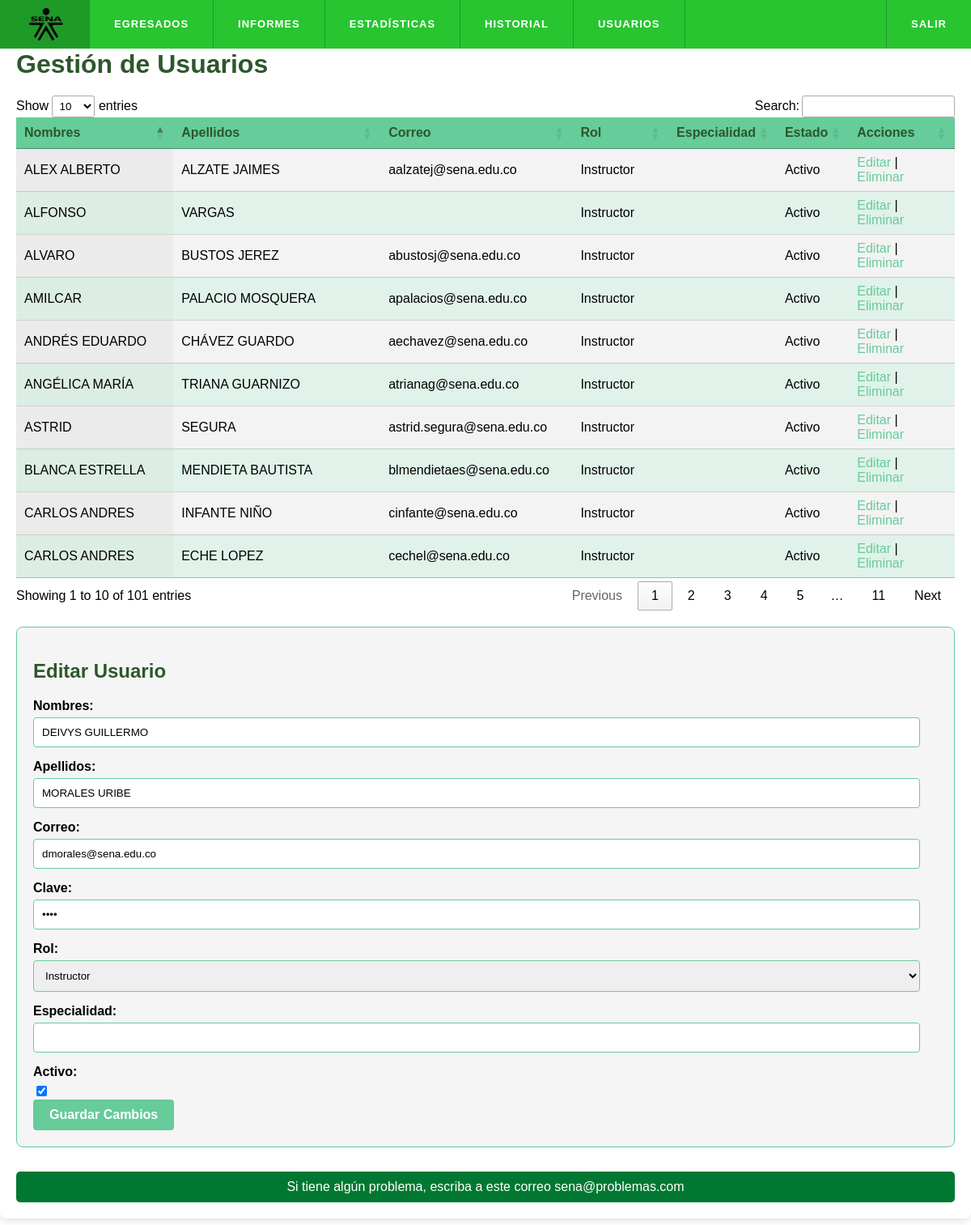
Screenshot of /Usuarios/index.php?edit=3 with the database file from the repository.
### tables this page shows
CREATE TABLE `t_usuarios` (
  `Id_usuario` int(11) NOT NULL,
  `Nombres` varchar(100) NOT NULL,
  `Apellidos` varchar(100) NOT NULL,
  `Correo` varchar(100) DEFAULT NULL,
  `Clave` varchar(255) DEFAULT NULL,
  `Rol` enum('Administrador','Instructor','Encargado') NOT NULL,
  `Especialidad` varchar(100) DEFAULT NULL,
  `Estado_Usuario` tinyint(1) NOT NULL DEFAULT 1
);

### Usuarios/index.php (the view, shortened to what this page needs)
<?php
include('../Conexion/conexion.php');
$sql = "SELECT * FROM t_usuarios";
$result = $conexion->query($sql);
$usuarios = $result->fetch_all(MYSQLI_ASSOC);
?>
<!DOCTYPE html>
<html lang="es">
<head>
    <link rel="stylesheet" href="//cdn.datatables.net/1.13.3/css/jquery.dataTables.min.css">
    <link rel="stylesheet" href="path/to/style.css">
</head>
<body>
    <?php include '../Menu/menu.php'; ?>
    <h1>Gestión de Usuarios</h1>
    <table id="usuarios" class="display">
        <thead>
            <tr>
                <th>Nombres</th>
                <th>Apellidos</th>
                <th>Correo</th>
                <th>Rol</th>
                <th>Especialidad</th>
                <th>Estado</th>
                <th>Acciones</th>
            </tr>
        </thead>
        <tbody>
            <?php foreach ($usuarios as $usuario): ?>
                <tr>
                    <td><?= $usuario['Nombres'] ?></td>
                    <td><?= $usuario['Apellidos'] ?></td>
                    <td><?= $usuario['Correo'] ?></td>
                    <td><?= $usuario['Rol'] ?></td>
                    <td><?= $usuario['Especialidad'] ?></td>
                    <td><?= $usuario['Estado_Usuario'] ? 'Activo' : 'Inactivo' ?></td>
                    <td>
                        <a href="index.php?edit=<?= $usuario['Id_usuario'] ?>">Editar</a> |
                        <a href="index.php?delete=<?= $usuario['Id_usuario'] ?>" onclick="return confirm('¿Estás seguro de que deseas eliminar este usuario?')">Eliminar</a>
                    </td>
                </tr>
            <?php endforeach; ?>
        </tbody>
    </table>
    <?php
    $editUser = null;
    if (isset($_GET['edit'])) {
        $id = $_GET['edit'];
        $result = $conexion->query("SELECT * FROM t_usuarios WHERE Id_usuario='$id'");
        $editUser = $result->fetch_assoc();
    }
    ?>
    <div id="userForm">
        <h2><?= $editUser ? 'Editar Usuario' : 'Crear Usuario' ?></h2>
        <form method="POST" action="index.php">
            <label for="nombres">Nombres:</label>
            <input type="text" id="nombres" name="nombres" value="<?= $editUser['Nombres'] ?? '' ?>" required>
            <br>
            <label for="apellidos">Apellidos:</label>
            <input type="text" id="apellidos" name="apellidos" value="<?= $editUser['Apellidos'] ?? '' ?>" required>
            <br>
            <label for="correo">Correo:</label>
            <input type="email" id="correo" name="correo" value="<?= $editUser['Correo'] ?? '' ?>" required>
            <br>
            <label for="clave">Clave:</label>
            <input type="password" id="clave" name="clave" value="<?= $editUser['Clave'] ?? '' ?>" required>
            <br>
            <label for="rol">Rol:</label>
            <select id="rol" name="rol" required>
                <option value="Instructor" <?= isset($editUser) && $editUser['Rol'] == 'Instructor' ? 'selected' : '' ?>>Instructor</option>
            </select>
            <br>
            <label for="especialidad">Especialidad:</label>
            <input type="text" id="especialidad" name="especialidad" value="<?= $editUser['Especialidad'] ?? '' ?>" required>
            <br>
            <label for="estado">Activo:</label>
            <input type="checkbox" id="estado" name="estado" <?= $editUser && $editUser['Estado_Usuario'] ? 'checked' : '' ?>>
            <br>
            <button type="submit"><?= $editUser ? 'Guardar Cambios' : 'Crear Usuario' ?></button>
        </form>
    </div>
    <footer>
        Si tiene algún problema, escriba a este correo sena@problemas.com
    </footer>
</body>
</html>

### Usuarios/style.css (style rules this page uses)
body { margin-top: 20px; width: 100%; margin: 20px auto; max-width: 1200px; padding: 20px; background: #ffffff; border-radius: 8px; box-shadow: 0 4px 8px rgba(0,0,0,0.1); font-family: Arial, sans-serif; }
h1 { color: #2d572c; margin-bottom: 20px; }
table { width: 100%; border-collapse: collapse; margin-top: 20px; }
table thead { background-color: #66CC99; color: #ffffff; }
table thead th { padding: 10px; text-align: left; }
table tbody tr:nth-child(even) { background-color: #e0f2e9; }
table tbody tr:nth-child(odd) { background-color: #f9f9f9; }
table tbody td { padding: 10px; }
table tbody td a { color: #66CC99; text-decoration: none; }
#userForm { margin-top: 20px; padding: 20px; border: 1px solid #66CC99; border-radius: 8px; background-color: #f5f5f5; }
#userForm h2 { color: #2d572c; }
#userForm label { display: block; margin-bottom: 5px; font-weight: bold; }
#userForm input[type="text"], #userForm input[type="email"], #userForm input[type="password"], #userForm select { width: calc(100% - 22px); padding: 10px; margin-bottom: 15px; border: 1px solid #66CC99; border-radius: 4px; box-sizing: border-box; }
#userForm input[type="checkbox"] { margin-right: 10px; }
#userForm button { background-color: #66CC99; color: #ffffff; border: none; padding: 10px 20px; border-radius: 4px; font-size: 16px; cursor: pointer; font-weight: bold; }

### Usuarios/index.php (style rules this page uses)
body { margin-top: 30px; width: 100%; margin: 20px auto; max-width: 1200px; padding: 20px; background: #ffffff; border-radius: 8px; box-shadow: 0 4px 8px rgba(0,0,0,0.1); overflow-x: auto; font-family: Arial, sans-serif; }
footer { text-align: center; padding: 10px; margin-top: 30px; background-color: #007832; color: #fff; border-radius: 5px; }
table.dataTable thead { background-color: #66CC99; color: #2d572c; font-weight: bold; }
table.dataTable tbody tr { background-color: #f9f9f9; }
table.dataTable tbody tr:nth-child(even) { background-color: #e0f2e9; }
table.dataTable td { color: #000; }
h1 { color: #2d572c; margin-bottom: 20px; }
table { width: 100%; border-collapse: collapse; margin-top: 20px; }
table thead { background-color: #66CC99; color: #ffffff; }
table thead th { padding: 10px; text-align: left; }
table tbody tr:nth-child(even) { background-color: #e0f2e9; }
table tbody tr:nth-child(odd) { background-color: #f9f9f9; }
table tbody td { padding: 10px; }
table tbody td a { color: #66CC99; text-decoration: none; }
#userForm { margin-top: 20px; padding: 20px; border: 1px solid #66CC99; border-radius: 8px; background-color: #f5f5f5; }
#userForm h2 { color: #2d572c; }
#userForm label { display: block; margin-bottom: 5px; font-weight: bold; }
#userForm input[type="text"], #userForm input[type="email"], #userForm input[type="password"], #userForm select { width: calc(100% - 22px); padding: 10px; margin-bottom: 15px; border: 1px solid #66CC99; border-radius: 4px; box-sizing: border-box; }
#userForm input[type="checkbox"] { margin-right: 10px; }
#userForm button { background-color: #66CC99; color: #ffffff; border: none; padding: 10px 20px; border-radius: 4px; font-size: 16px; cursor: pointer; font-weight: bold; }

### Menu/menu.php (style rules this page uses)
*, *:after, *:before { -webkit-box-sizing: border-box; -moz-box-sizing: border-box; box-sizing: border-box; }
body { background: #ffffff; }

### rows the page displays
t_usuarios: Nombres "ALVARO", Apellidos "BUSTOS JEREZ", Correo "abustosj@sena.edu.co", Rol "Instructor", Estado_Usuario "Activo"
t_usuarios: Nombres "CARLOS ANDRES", Apellidos "INFANTE NIÑO", Correo "cinfante@sena.edu.co", Rol "Instructor", Estado_Usuario "Activo"
t_usuarios: Nombres "ALEX ALBERTO", Apellidos "ALZATE JAIMES", Correo "aalzatej@sena.edu.co", Rol "Instructor", Estado_Usuario "Activo"
t_usuarios: Nombres "AMILCAR", Apellidos "PALACIO MOSQUERA", Correo "apalacios@sena.edu.co", Rol "Instructor", Estado_Usuario "Activo"
t_usuarios: Nombres "ANDRÉS EDUARDO", Apellidos "CHÁVEZ GUARDO", Correo "aechavez@sena.edu.co", Rol "Instructor", Estado_Usuario "Activo"
t_usuarios: Nombres "ANGÉLICA MARÍA", Apellidos "TRIANA GUARNIZO", Correo "atrianag@sena.edu.co", Rol "Instructor", Estado_Usuario "Activo"
t_usuarios: Nombres "ASTRID", Apellidos "SEGURA", Correo "astrid.segura@sena.edu.co", Rol "Instructor", Estado_Usuario "Activo"
t_usuarios: Nombres "BLANCA ESTRELLA", Apellidos "MENDIETA BAUTISTA", Correo "blmendietaes@sena.edu.co", Rol "Instructor", Estado_Usuario "Activo"
t_usuarios: Nombres "CARLOS ANDRES", Apellidos "ECHE LOPEZ", Correo "cechel@sena.edu.co", Rol "Instructor", Estado_Usuario "Activo"
t_usuarios: Nombres "ALFONSO", Apellidos "VARGAS", Rol "Instructor", Estado_Usuario "Activo"
t_usuarios: nombres "DEIVYS GUILLERMO", apellidos "MORALES URIBE", correo "dmorales@sena.edu.co", rol "Instructor", Estado_Usuario "☑"
